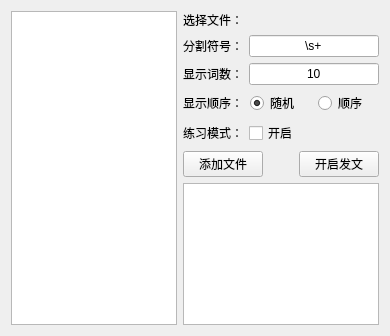
<?xml version="1.0" encoding="UTF-8"?>
<ui version="4.0">
 <class>WFilterStatement</class>
 <widget class="QWidget" name="WFilterStatement">
  <property name="geometry">
   <rect>
    <x>0</x>
    <y>0</y>
    <width>390</width>
    <height>336</height>
   </rect>
  </property>
  <property name="windowTitle">
   <string>Form</string>
  </property>
  <layout class="QGridLayout" name="gridLayout">
   <item row="0" column="0" rowspan="8">
    <widget class="QListWidget" name="listWidget"/>
   </item>
   <item row="0" column="1">
    <layout class="QHBoxLayout" name="horizontalLayout_10">
     <item>
      <widget class="QLabel" name="label_9">
       <property name="text">
        <string>选择文件：</string>
       </property>
      </widget>
     </item>
     <item>
      <widget class="QLabel" name="label_select_file_name">
       <property name="minimumSize">
        <size>
         <width>130</width>
         <height>0</height>
        </size>
       </property>
       <property name="text">
        <string/>
       </property>
      </widget>
     </item>
    </layout>
   </item>
   <item row="1" column="1">
    <layout class="QHBoxLayout" name="horizontalLayout_3">
     <item>
      <widget class="QLabel" name="label_2">
       <property name="text">
        <string>分割符号：</string>
       </property>
      </widget>
     </item>
     <item>
      <widget class="QLineEdit" name="lineEdit_fenge">
       <property name="text">
        <string>\s+</string>
       </property>
       <property name="alignment">
        <set>Qt::AlignCenter</set>
       </property>
       <property name="placeholderText">
        <string>为空则按空格分隔</string>
       </property>
      </widget>
     </item>
    </layout>
   </item>
   <item row="2" column="1">
    <layout class="QHBoxLayout" name="horizontalLayout_13">
     <item>
      <widget class="QLabel" name="label_13">
       <property name="text">
        <string>显示词数：</string>
       </property>
      </widget>
     </item>
     <item>
      <widget class="QLineEdit" name="lineEdit_wordnum">
       <property name="text">
        <string>10</string>
       </property>
       <property name="alignment">
        <set>Qt::AlignCenter</set>
       </property>
      </widget>
     </item>
    </layout>
   </item>
   <item row="3" column="1">
    <layout class="QHBoxLayout" name="horizontalLayout_12">
     <item>
      <widget class="QLabel" name="label_12">
       <property name="text">
        <string>显示顺序：</string>
       </property>
      </widget>
     </item>
     <item>
      <widget class="QRadioButton" name="radioButton_order_suiji">
       <property name="text">
        <string>随机</string>
       </property>
       <property name="checked">
        <bool>true</bool>
       </property>
      </widget>
     </item>
     <item>
      <widget class="QRadioButton" name="radioButton_order_shunxu">
       <property name="text">
        <string>顺序</string>
       </property>
      </widget>
     </item>
    </layout>
   </item>
   <item row="4" column="1">
    <layout class="QHBoxLayout" name="horizontalLayout_14">
     <item>
      <widget class="QLabel" name="label_14">
       <property name="text">
        <string>练习模式：</string>
       </property>
      </widget>
     </item>
     <item>
      <widget class="QCheckBox" name="checkBox_dingshi">
       <property name="minimumSize">
        <size>
         <width>130</width>
         <height>0</height>
        </size>
       </property>
       <property name="text">
        <string>开启</string>
       </property>
      </widget>
     </item>
    </layout>
   </item>
   <item row="5" column="1">
    <layout class="QHBoxLayout" name="horizontalLayout_11"/>
   </item>
   <item row="6" column="1">
    <layout class="QHBoxLayout" name="horizontalLayout_15">
     <item>
      <widget class="QPushButton" name="pushButton_addFile">
       <property name="text">
        <string>添加文件</string>
       </property>
      </widget>
     </item>
     <item>
      <spacer name="horizontalSpacer_2">
       <property name="orientation">
        <enum>Qt::Horizontal</enum>
       </property>
       <property name="sizeHint" stdset="0">
        <size>
         <width>40</width>
         <height>20</height>
        </size>
       </property>
      </spacer>
     </item>
     <item>
      <widget class="QPushButton" name="pushButton_send">
       <property name="text">
        <string>开启发文</string>
       </property>
      </widget>
     </item>
    </layout>
   </item>
   <item row="7" column="1">
    <widget class="QPlainTextEdit" name="plainTextEdit">
     <property name="readOnly">
      <bool>true</bool>
     </property>
    </widget>
   </item>
  </layout>
 </widget>
 <resources/>
 <connections/>
</ui>
